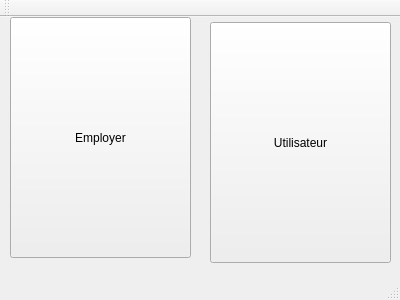
<?xml version="1.0" encoding="UTF-8"?>
<ui version="4.0">
 <class>MainWindow</class>
 <widget class="QMainWindow" name="MainWindow">
  <property name="geometry">
   <rect>
    <x>0</x>
    <y>0</y>
    <width>400</width>
    <height>300</height>
   </rect>
  </property>
  <property name="windowTitle">
   <string>MainWindow</string>
  </property>
  <widget class="QWidget" name="centralWidget">
   <widget class="QPushButton" name="employer">
    <property name="geometry">
     <rect>
      <x>10</x>
      <y>0</y>
      <width>181</width>
      <height>241</height>
     </rect>
    </property>
    <property name="text">
     <string>Employer</string>
    </property>
   </widget>
   <widget class="QPushButton" name="utilisateur">
    <property name="geometry">
     <rect>
      <x>210</x>
      <y>5</y>
      <width>181</width>
      <height>241</height>
     </rect>
    </property>
    <property name="text">
     <string>Utilisateur</string>
    </property>
   </widget>
  </widget>
  <widget class="QMenuBar" name="menuBar">
   <property name="geometry">
    <rect>
     <x>0</x>
     <y>0</y>
     <width>400</width>
     <height>17</height>
    </rect>
   </property>
  </widget>
  <widget class="QToolBar" name="mainToolBar">
   <attribute name="toolBarArea">
    <enum>TopToolBarArea</enum>
   </attribute>
   <attribute name="toolBarBreak">
    <bool>false</bool>
   </attribute>
  </widget>
  <widget class="QStatusBar" name="statusBar"/>
 </widget>
 <layoutdefault spacing="6" margin="11"/>
 <resources/>
 <connections/>
</ui>
